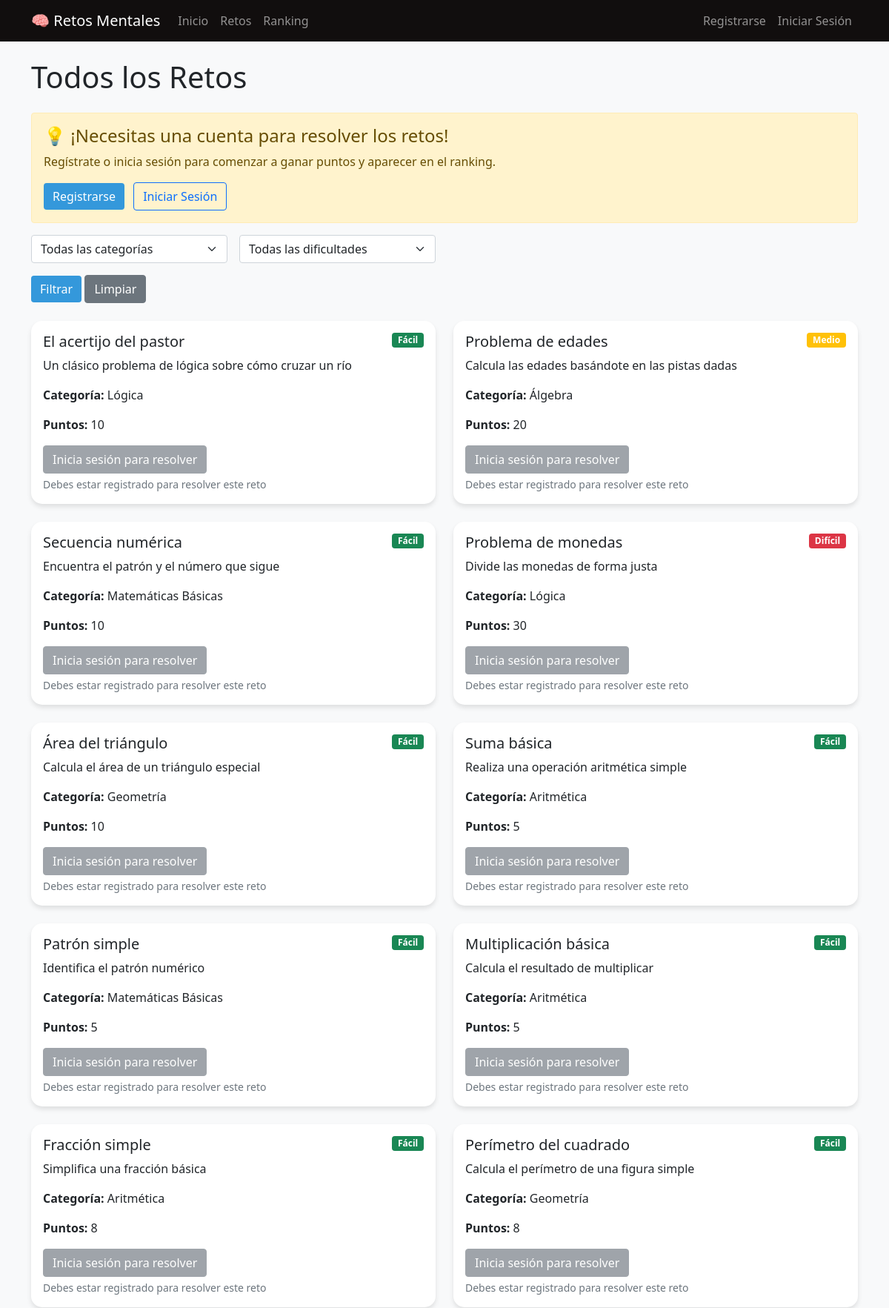
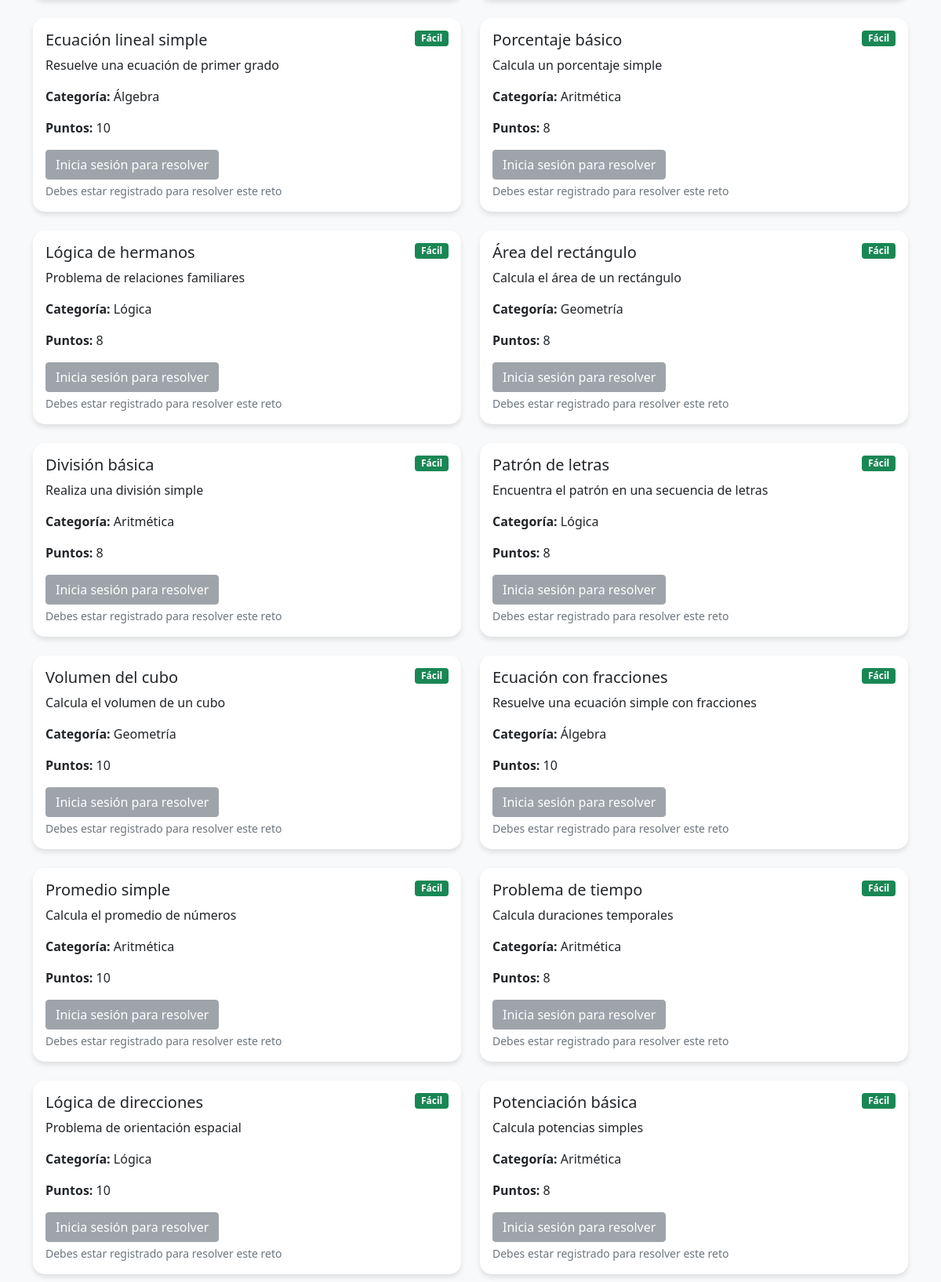
The app's page /retos/ (upper part) with its own data (2 pictures, top to bottom).
### retos/models.py (models this page shows, shortened)
class Reto(models.Model):
    DIFICULTAD_CHOICES = [
        ('F', 'Fácil'),
        ('M', 'Medio'),
        ('D', 'Difícil'),
    ]
    TIPO_CHOICES = [
        ('M', 'Matemático'),
        ('L', 'Lógico'),
        ('S', 'Sudoku'),
        ('P', 'Problema'),
    ]
    titulo = models.CharField(max_length=200)
    descripcion = models.TextField()
    contenido = models.TextField()
    dificultad = models.CharField(max_length=1, choices=DIFICULTAD_CHOICES)
    tipo = models.CharField(max_length=1, choices=TIPO_CHOICES)
    categoria = models.ForeignKey(Categoria, on_delete=models.CASCADE)
    respuesta_correcta = models.CharField(max_length=200)
    puntos = models.IntegerField(validators=[MinValueValidator(1)])
    fecha_creacion = models.DateTimeField(auto_now_add=True)
    activo = models.BooleanField(default=True)

class Categoria(models.Model):
    nombre = models.CharField(max_length=100)
    descripcion = models.TextField()

### retos/views.py (the view)
# urls.py: path('retos/', views.lista_retos, name='lista_retos'),
def lista_retos(request):
    categoria_id = request.GET.get('categoria')
    dificultad = request.GET.get('dificultad')
    retos = Reto.objects.filter(activo=True)
    if categoria_id:
        retos = retos.filter(categoria_id=categoria_id)
    if dificultad:
        retos = retos.filter(dificultad=dificultad)
    categorias = Categoria.objects.all()
    context = {
        'retos': retos,
        'categorias': categorias,
    }
    return render(request, 'retos/lista_retos.html', context)

### retos/templates/retos/lista_retos.html (shortened to what this page needs)
{% extends 'retos/base.html' %}
{% block content %}
<h1 class="mb-4">Todos los Retos</h1>
{% if not user.is_authenticated %}
<div class="alert alert-warning">
    <h4>💡 ¡Necesitas una cuenta para resolver los retos!</h4>
    <p>Regístrate o inicia sesión para comenzar a ganar puntos y aparecer en el ranking.</p>
    <div class="mt-2">
        <a href="{% url 'registro' %}" class="btn btn-primary me-2">Registrarse</a>
        <a href="{% url 'login' %}" class="btn btn-outline-primary">Iniciar Sesión</a>
    </div>
</div>
{% endif %}
<div class="row mb-4">
    <div class="col-md-6">
        <form method="get" class="row g-3">
            <div class="col-md-6">
                <select name="categoria" class="form-select">
                    <option value="">Todas las categorías</option>
                </select>
            </div>
            <div class="col-md-6">
                <select name="dificultad" class="form-select">
                    <option value="">Todas las dificultades</option>
                </select>
            </div>
            <div class="col-12">
                <button type="submit" class="btn btn-primary">Filtrar</button>
                <a href="{% url 'lista_retos' %}" class="btn btn-secondary">Limpiar</a>
            </div>
        </form>
    </div>
</div>
<div class="row">
    {% for reto in retos %}
    <div class="col-md-6 mb-4">
        <div class="card h-100 dificultad-{{ reto.dificultad|lower }}">
            <div class="card-body">
                <span class="badge bg-{% if reto.dificultad == 'F' %}success{% elif reto.dificultad == 'M' %}warning{% else %}danger{% endif %} float-end">
                    {{ reto.get_dificultad_display }}
                </span>
                <h5 class="card-title">{{ reto.titulo }}</h5>
                <p class="card-text">{{ reto.descripcion }}</p>
                <p><strong>Categoría:</strong> {{ reto.categoria.nombre }}</p>
                <p><strong>Puntos:</strong> {{ reto.puntos }}</p>
                {% if user.is_authenticated %}
                    <a href="{% url 'detalle_reto' reto.id %}" class="btn btn-primary">Resolver Reto</a>
                {% else %}
                    <button class="btn btn-secondary" disabled>Inicia sesión para resolver</button>
                    <small class="text-muted d-block mt-1">Debes estar registrado para resolver este reto</small>
                {% endif %}
            </div>
        </div>
    </div>
    {% empty %}
    <div class="col-12">
        <div class="alert alert-info">No hay retos disponibles con los filtros seleccionados.</div>
    </div>
    {% endfor %}
</div>
{% endblock %}

### retos/templates/retos/base.html (style rules this page uses)
body { background-color: #f8f9fa; }
.card { border: none; border-radius: 15px; box-shadow: 0 4px 6px rgba(0, 0, 0, 0.1); transition: transform 0.3s; }
.btn-primary { background-color: #3498db; border: none; }

### records on screen
Reto: dificultad "Fácil", titulo "El acertijo del pastor", descripcion "Un clásico problema de lógica sobre cómo cruzar un río", categoria.nombre "Lógica", puntos "10"
Reto: dificultad "Medio", titulo "Problema de edades", descripcion "Calcula las edades basándote en las pistas dadas", categoria.nombre "Álgebra", puntos "20"
Reto: dificultad "Fácil", titulo "Secuencia numérica", descripcion "Encuentra el patrón y el número que sigue", categoria.nombre "Matemáticas Básicas", puntos "10"
Reto: dificultad "Difícil", titulo "Problema de monedas", descripcion "Divide las monedas de forma justa", categoria.nombre "Lógica", puntos "30"
Reto: dificultad "Fácil", titulo "Área del triángulo", descripcion "Calcula el área de un triángulo especial", categoria.nombre "Geometría", puntos "10"
Reto: dificultad "Fácil", titulo "Suma básica", descripcion "Realiza una operación aritmética simple", categoria.nombre "Aritmética", puntos "5"
Reto: dificultad "Fácil", titulo "Patrón simple", descripcion "Identifica el patrón numérico", categoria.nombre "Matemáticas Básicas", puntos "5"
Reto: dificultad "Fácil", titulo "Multiplicación básica", descripcion "Calcula el resultado de multiplicar", categoria.nombre "Aritmética", puntos "5"
Reto: dificultad "Fácil", titulo "Fracción simple", descripcion "Simplifica una fracción básica", categoria.nombre "Aritmética", puntos "8"
Reto: dificultad "Fácil", titulo "Perímetro del cuadrado", descripcion "Calcula el perímetro de una figura simple", categoria.nombre "Geometría", puntos "8"
Reto: dificultad "Fácil", titulo "Ecuación lineal simple", descripcion "Resuelve una ecuación de primer grado", categoria.nombre "Álgebra", puntos "10"
Reto: dificultad "Fácil", titulo "Porcentaje básico", descripcion "Calcula un porcentaje simple", categoria.nombre "Aritmética", puntos "8"
Reto: dificultad "Fácil", titulo "Lógica de hermanos", descripcion "Problema de relaciones familiares", categoria.nombre "Lógica", puntos "8"
Reto: dificultad "Fácil", titulo "Área del rectángulo", descripcion "Calcula el área de un rectángulo", categoria.nombre "Geometría", puntos "8"
Reto: dificultad "Fácil", titulo "División básica", descripcion "Realiza una división simple", categoria.nombre "Aritmética", puntos "8"
Reto: dificultad "Fácil", titulo "Patrón de letras", descripcion "Encuentra el patrón en una secuencia de letras", categoria.nombre "Lógica", puntos "8"
Reto: dificultad "Fácil", titulo "Volumen del cubo", descripcion "Calcula el volumen de un cubo", categoria.nombre "Geometría", puntos "10"
Reto: dificultad "Fácil", titulo "Ecuación con fracciones", descripcion "Resuelve una ecuación simple con fracciones", categoria.nombre "Álgebra", puntos "10"
Reto: dificultad "Fácil", titulo "Promedio simple", descripcion "Calcula el promedio de números", categoria.nombre "Aritmética", puntos "10"
Reto: dificultad "Fácil", titulo "Problema de tiempo", descripcion "Calcula duraciones temporales", categoria.nombre "Aritmética", puntos "8"
Reto: dificultad "Fácil", titulo "Lógica de direcciones", descripcion "Problema de orientación espacial", categoria.nombre "Lógica", puntos "10"
Reto: dificultad "Fácil", titulo "Potenciación básica", descripcion "Calcula potencias simples", categoria.nombre "Aritmética", puntos "8"
